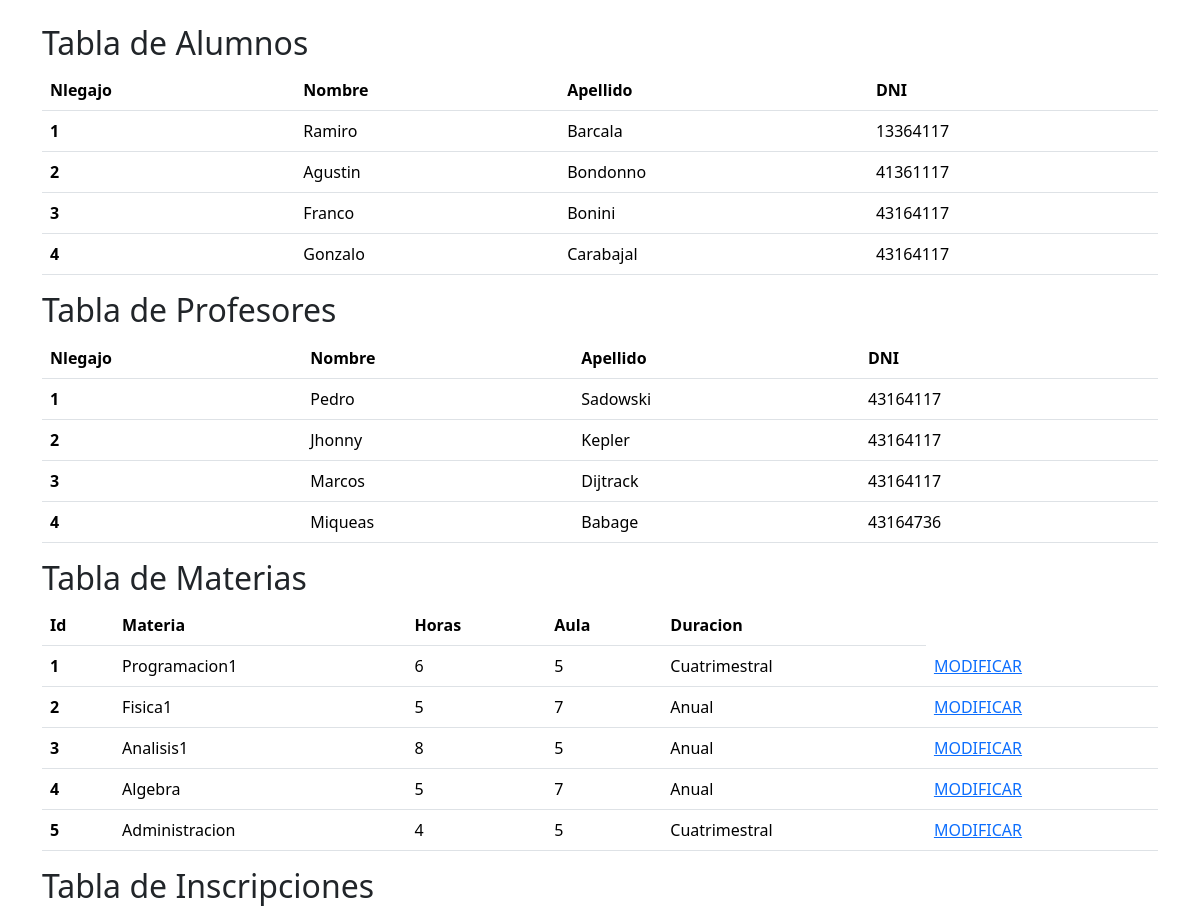
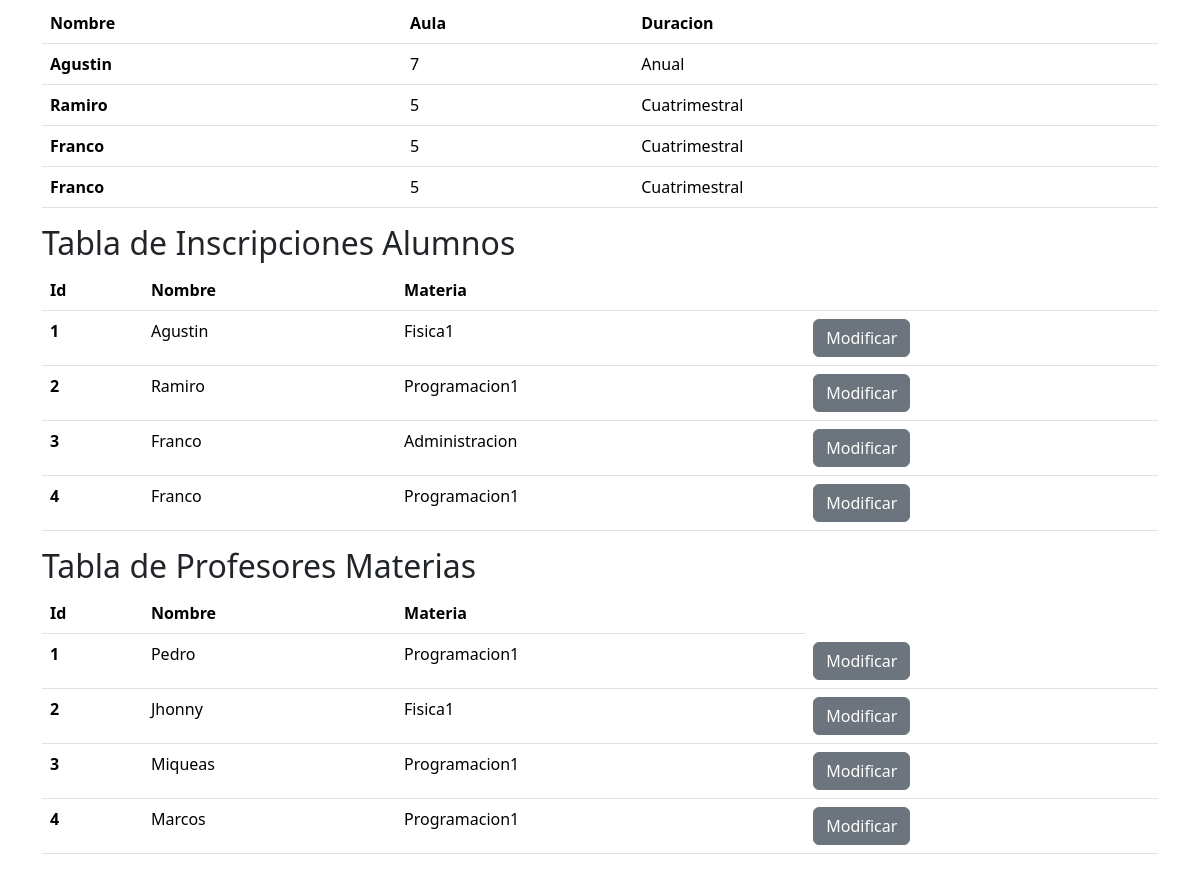
The page / on the database its author committed (2 pictures, top to bottom).
### tables this page shows
CREATE TABLE `alumno` (
  `Nlegajo` int(11) NOT NULL,
  `nombre` varchar(20) DEFAULT NULL,
  `apellido` varchar(20) DEFAULT NULL,
  `DNI` int(8) DEFAULT NULL
);

CREATE TABLE `profesor` (
  `Nlegajo` int(11) NOT NULL,
  `nombre` varchar(20) DEFAULT NULL,
  `apellido` varchar(20) DEFAULT NULL,
  `dni` int(8) DEFAULT NULL
);

CREATE TABLE `materia` (
  `id` int(11) NOT NULL,
  `nombreMateria` varchar(20) DEFAULT NULL,
  `horas` int(2) DEFAULT NULL,
  `aula` int(2) DEFAULT NULL,
  `duracion` varchar(20) DEFAULT NULL
);

CREATE TABLE `alumnomateria` (
  `id` int(11) NOT NULL,
  `idAlumno` int(11) DEFAULT NULL,
  `idMateria` int(11) DEFAULT NULL
);

CREATE TABLE `profesormateria` (
  `id` int(11) NOT NULL,
  `idProfesor` int(11) DEFAULT NULL,
  `idMateria` int(11) DEFAULT NULL
);

### Controladores/C_datos.php (called while the page is built)
<?php
    require ("Modelos/M_datos.php");
    $conexion = new ConexionBd();
    $datosAlumno = $conexion->obtenerAlumnos();
    $datosProfesor = $conexion->obtenerProfesores();
    $datosMaterias = $conexion->obtenerMaterias();
    $datosMateriasAlumno = $conexion->obtenerMateriasAlumno();
    $datosJoinMateriasAlumno = $conexion->obtenerJoinAlumnoMateria();
    $datosJoinMateriasProfesor = $conexion->obtenerJoinProfesorMateria();
    require("Vistas/V_datos.php");
?>

### index.php (called while the page is built)
<?php
require("Controladores/C_datos.php")
?>

### Modelos/M_datos.php (called while the page is built, shortened)
<?php
    class ConexionBd{
        public function obtenerAlumnos(){
            require ("conexion.php");
            $query = "SELECT * FROM alumno";
            $stmt = $conn->prepare($query);
            $stmt->execute();
            $resultado = $stmt->get_result();
            return $resultado;
    }
    public function obtenerProfesores(){
        require ("conexion.php");
        $query = "SELECT * FROM profesor";
        $stmt = $conn->prepare($query);
        $stmt->execute();
        $resultado = $stmt->get_result();
        return $resultado;
}
    public function obtenerMaterias(){
        require ("conexion.php");
        $query = "SELECT * FROM materia";
        $stmt = $conn->prepare($query);
        $stmt->execute();
        $resultado = $stmt->get_result();
        return $resultado;
    }
    public function obtenerMateriasAlumno(){
        require ("conexion.php");
        $query = "select a.nombre,m.aula, m.duracion from alumno a
        join alumnomateria am on a.Nlegajo = am.idAlumno
        join materia m on am.idMateria = m.id";
        $stmt = $conn->prepare($query);
        $stmt->execute();
        $resultado = $stmt->get_result();
        return $resultado;
    }
    public function obtenerJoinAlumnoMateria(){
        require ("conexion.php");
        $query = "select am.id,a.nombre, m.nombreMateria from alumno a
        join alumnomateria am on a.Nlegajo = am.idAlumno
        join materia m on m.id = am.idMateria;";
        $stmt = $conn->prepare($query);
        $stmt->execute();
        $resultado = $stmt->get_result();
        return $resultado;
    }
    public function obtenerJoinProfesorMateria(){
        require ("conexion.php");
        $query = "select am.id,p.nombre, m.nombreMateria from profesor p
        join profesormateria am on p.Nlegajo = am.idProfesor
        join materia m on m.id = am.idMateria;";
        $stmt = $conn->prepare($query);
        $stmt->execute();
        $resultado = $stmt->get_result();
        return $resultado;
    }
}
?>

### Vistas/V_datos.php (the view, shortened to what this page needs)
<!DOCTYPE html>
<html lang="en">
<head>
    <link href="https://cdn.jsdelivr.net/npm/bootstrap@5.3.1/dist/css/bootstrap.min.css" rel="stylesheet">
</head>
<body>
  <div class="container mt-4">
    <h2>Tabla de Alumnos</h2>
    <table class="table">
      <thead>
        <tr>
          <th scope="col">Nlegajo</th>
          <th scope="col">Nombre</th>
          <th scope="col">Apellido</th>
          <th scope="col">DNI</th>
        </tr>
      </thead>
      <tbody>
      <?php
          while ($fila = mysqli_fetch_assoc($datosAlumno)){?>
        <tr>
          <th scope="row"><?php echo $fila["Nlegajo"];?></th>
          <td><?php echo $fila["nombre"];?></td>
          <td><?php echo $fila["apellido"];?></td>
          <td><?php echo $fila["DNI"];?></td>
        </tr>
        <?php } ?>
            <table class="table">
        <h2>Tabla de Profesores</h2>
      <thead>
        <tr>
          <th scope="col">Nlegajo</th>
          <th scope="col">Nombre</th>
          <th scope="col">Apellido</th>
          <th scope="col">DNI</th>
        </tr>
      </thead>
        <?php
          while ($fila = mysqli_fetch_assoc($datosProfesor)){?>
        <tr>
          <th scope="row"><?php echo $fila["Nlegajo"];?></th>
          <td><?php echo $fila["nombre"];?></td>
          <td><?php echo $fila["apellido"];?></td>
          <td><?php echo $fila["dni"];?></td>
        </tr>
        <?php } ?>
      </tbody>
    </table>
    <table class="table">
            <h2>Tabla de Materias</h2>
          <thead>
            <tr>
              <th scope="col">Id</th>
              <th scope="col">Materia</th>
              <th scope="col">Horas</th>
              <th scope="col">Aula</th>
              <th scope="col">Duracion</th>
            </tr>
          </thead>
            <?php
              while ($fila = mysqli_fetch_assoc($datosMaterias)){?>
            <tr>
              <th scope="row"><?php echo $fila["id"];?></th>
              <td><?php echo $fila["nombreMateria"];?></td>
              <td><?php echo $fila["horas"];?></td>
              <td><?php echo $fila["aula"];?></td>
              <td><?php echo $fila["duracion"];?></td>
              <td>
                <a href="Vistas/V_FormEditarMateria.php?id=<?php echo $fila['id'];?>" class ="Link" target="_blank" rel="noopener noreferrer">MODIFICAR</a>
                </td>
            </tr>
            <?php } ?>
        </table>
        <table class="table">
            <h2>Tabla de Inscripciones
            </h2>
          <thead>
            <tr>
              <th scope="col">Nombre</th>
              <th scope="col">Aula</th>
              <th scope="col">Duracion</th>
            </tr>
          </thead>
            <?php
              while ($fila = mysqli_fetch_assoc($datosMateriasAlumno)){?>
            <tr>
              <th scope="row"><?php echo $fila["nombre"];?></th>
              <td><?php echo $fila["aula"];?></td>
              <td><?php echo $fila["duracion"];?></td>
            </tr>
            <?php } ?>
        </table>
        <table class="table">
            <h2>Tabla de Inscripciones Alumnos
            </h2>
          <thead>
            <tr>
              <th scope="col">Id</th>
              <th scope="col">Nombre</th>
              <th scope="col">Materia</th>
              <th scope="col"></th>
            </tr>
          </thead>
            <?php
              while ($fila = mysqli_fetch_assoc($datosJoinMateriasAlumno)){?>
            <tr>
              <th scope="row"><?php echo $fila["id"];?></th>
              <td><?php echo $fila["nombre"];?></td>
              <td><?php echo $fila["nombreMateria"];?></td>
              <td><a href="Vistas/V_FormEditarInscripcionAlumno.php?nombreMateria=<?php echo $fila['nombreMateria'];?>" class="btn btn-secondary">Modificar</a></td>
            </tr>
            <?php } ?>
        </table>
        <table class="table">
            <h2>Tabla de Profesores Materias
            </h2>
          <thead>
            <tr>
              <th scope="col">Id</th>
              <th scope="col">Nombre</th>
              <th scope="col">Materia</th>
            </tr>
          </thead>
            <?php
              while ($fila = mysqli_fetch_assoc($datosJoinMateriasProfesor)){?>
            <tr>
              <th scope="row"><?php echo $fila["id"];?></th>
              <td><?php echo $fila["nombre"];?></td>
              <td><?php echo $fila["nombreMateria"];?></td>
              <td><a href="Vistas/V_FormEditarProfesorMateria.php?nombreMateria=<?php echo $fila['nombreMateria'];?>" class="btn btn-secondary">Modificar</a></td>
            </tr>
            <?php } ?>
        </table>
  </div>
</body>
</html>

### rows shown on the page
alumno: Nlegajo "1", nombre "Ramiro", apellido "Barcala", DNI "13364117"
alumno: Nlegajo "2", nombre "Agustin", apellido "Bondonno", DNI "41361117"
alumno: Nlegajo "3", nombre "Franco", apellido "Bonini", DNI "43164117"
alumno: Nlegajo "4", nombre "Gonzalo", apellido "Carabajal", DNI "43164117"
profesor: Nlegajo "1", nombre "Pedro", apellido "Sadowski", dni "43164117"
profesor: Nlegajo "2", nombre "Jhonny", apellido "Kepler", dni "43164117"
profesor: Nlegajo "3", nombre "Marcos", apellido "Dijtrack", dni "43164117"
profesor: Nlegajo "4", nombre "Miqueas", apellido "Babage", dni "43164736"
materia: id "1", nombreMateria "Programacion1", horas "6", aula "5", duracion "Cuatrimestral"
materia: id "2", nombreMateria "Fisica1", horas "5", aula "7", duracion "Anual"
materia: id "3", nombreMateria "Analisis1", horas "8", aula "5", duracion "Anual"
materia: id "4", nombreMateria "Algebra", horas "5", aula "7", duracion "Anual"
materia: id "5", nombreMateria "Administracion", horas "4", aula "5", duracion "Cuatrimestral"
alumnomateria: id "1", idAlumno.nombre "Agustin", idMateria.nombreMateria "Fisica1"
alumnomateria: id "2", idAlumno.nombre "Ramiro", idMateria.nombreMateria "Programacion1"
alumnomateria: id "3", idAlumno.nombre "Franco", idMateria.nombreMateria "Administracion"
alumnomateria: id "4", idAlumno.nombre "Franco", idMateria.nombreMateria "Programacion1"
profesormateria: id "1", idProfesor.nombre "Pedro", idMateria.nombreMateria "Programacion1"
profesormateria: id "2", idProfesor.nombre "Jhonny", idMateria.nombreMateria "Fisica1"
profesormateria: id "3", idProfesor.nombre "Miqueas", idMateria.nombreMateria "Programacion1"
profesormateria: id "4", idProfesor.nombre "Marcos", idMateria.nombreMateria "Programacion1"

### other values the page prints
$fila["nombre"] "Agustin"
$fila["aula"] "7"
$fila["duracion"] "Anual"
$fila["nombre"] "Ramiro"
$fila["aula"] "5"
$fila["duracion"] "Cuatrimestral"
$fila["nombre"] "Franco"
